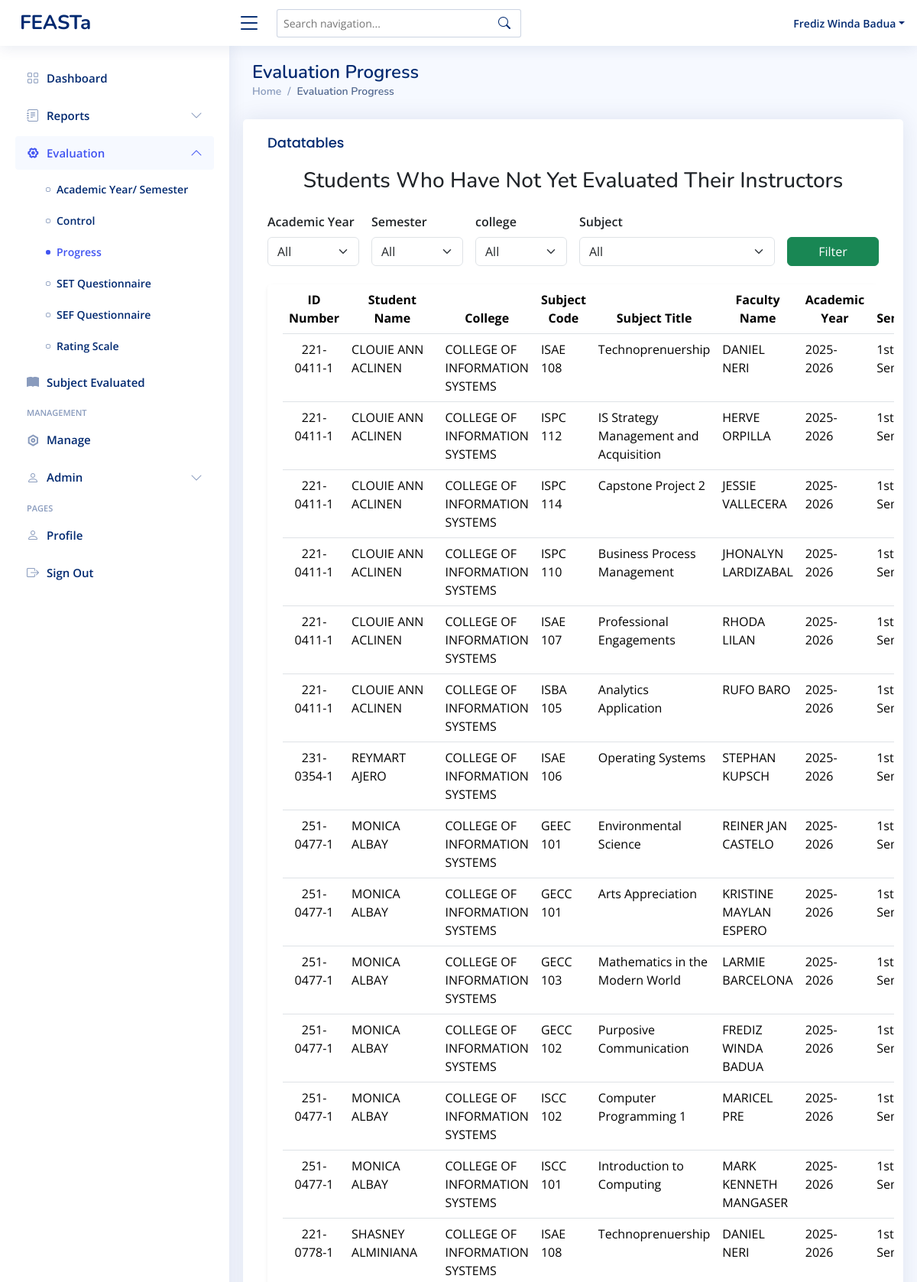
The page /superadmin-evaluationprogress.php (signed in, upper part) on the database its author committed.
### tables this page shows
CREATE TABLE `student_subject` (
  `idnumber` int(11) NOT NULL,
  `student_id` varchar(11) NOT NULL,
  `subject_code` varchar(11) NOT NULL,
  `academic_year` varchar(9) DEFAULT NULL,
  `semester` varchar(20) DEFAULT NULL,
  `faculty_id` varchar(11) DEFAULT NULL,
  `admin_id` varchar(50) DEFAULT NULL
);

CREATE TABLE `student` (
  `id` int(255) NOT NULL,
  `idnumber` varchar(255) NOT NULL,
  `first_name` varchar(50) NOT NULL,
  `mid_name` varchar(50) NOT NULL,
  `last_name` varchar(50) NOT NULL,
  `password` varchar(255) NOT NULL,
  `college` varchar(255) NOT NULL,
  `program` varchar(255) DEFAULT NULL,
  `section` varchar(11) DEFAULT NULL,
  `role` varchar(50) NOT NULL DEFAULT 'student'
);

CREATE TABLE `subject` (
  `idnumber` int(11) NOT NULL,
  `code` varchar(11) NOT NULL,
  `title` varchar(255) NOT NULL,
  `faculty_id` varchar(11) DEFAULT NULL,
  `admin_id` varchar(11) DEFAULT NULL,
  `college` varchar(255) DEFAULT NULL,
  `program` varchar(255) DEFAULT NULL
);

### superadmin-evaluationprogress.php (the view, shortened to what this page needs)
<?php
include 'conn/conn.php';
$college = isset($_GET['college']) && $_GET['college'] !== 'All' ? mysqli_real_escape_string($conn, $_GET['college']) : null;
$sql = " SELECT
    s.idnumber AS student_id,
    CONCAT(s.first_name, ' ', s.last_name) AS student_name,
    s.college AS student_college,
    subj.code AS subject_code,
    subj.title AS subject_title,
    f.idnumber AS faculty_id,
    CONCAT(f.first_name, ' ', f.last_name) AS faculty_name,
    ss.academic_year,
    ss.semester
FROM student_subject ss
INNER JOIN student s ON s.idnumber = ss.student_id
INNER JOIN subject subj ON subj.code = ss.subject_code
INNER JOIN faculty f ON f.idnumber = ss.faculty_id
LEFT JOIN evaluation e
    ON e.student_id = ss.student_id
    AND e.faculty_id = ss.faculty_id
    AND e.subject_code = ss.subject_code
    AND e.academic_year = ss.academic_year
    AND e.semester = ss.semester
WHERE e.id IS NULL  /* ❗ means student has not yet evaluated */ ";
$sql .= " ORDER BY s.last_name, s.first_name ASC";
$result = mysqli_query($conn, $sql);
?>
<!DOCTYPE html>
<html lang="en">
<head>
  <?php include 'head.php' ?>
</head>
<body>
  <?php include 'superadmin-header.php' ?>
  <?php include 'superadmin-sidebar.php' ?>
  <main id="main" class="main">
    <section class="section dashboard">
      <div class="row">
        <div class="pagetitle">
          <h1>Evaluation Progress</h1>
          <nav>
            <ol class="breadcrumb">
              <li class="breadcrumb-item"><a href="superadmin-dashboard.php">Home</a></li>
              <li class="breadcrumb-item active">Evaluation Progress</li>
            </ol>
          </nav>
        </div>
        <div class="card">
          <div class="card-body table-responsive">
            <h5 class="card-title">Datatables</h5>
            <h3 class="mb-4 text-center">Students Who Have Not Yet Evaluated Their Instructors</h3>
            <form method="get" class="row g-3 mb-4">
              <div class="col-md-2">
                <label for="year" class="form-label fw-semibold">Academic Year</label>
                <select class="form-select" name="year" id="year">
                  <option value="All">All</option>
                </select>
              </div>
              <div class="col-md-2">
                <label for="semester" class="form-label fw-semibold">Semester</label>
                <select class="form-select" name="semester" id="semester">
                  <option value="All">All</option>
                </select>
              </div>
              <div class="col-md-2">
                <label for="college" class="form-label fw-semibold">college</label>
                <select class="form-select" name="college" id="college">
                  <option value="All">All</option>
                </select>
              </div>
              <div class="col-md-4">
                <label for="subject" class="form-label fw-semibold">Subject</label>
                <select class="form-select" name="subject" id="subject">
                  <option value="All">All</option>
                </select>
              </div>
              <div class="col-md-2 d-flex align-items-end">
                <button type="submit" class="btn btn-success w-100">Filter</button>
              </div>
            </form>
            <div class="card shadow-sm">
              <div class="card-body">
                <table class="table datatable table-hover">
                  <thead class="table text-center">
                    <tr>
                      <th>ID Number</th>
                      <th>Student Name</th>
                      <th>College</th>
                      <th>Subject Code</th>
                      <th>Subject Title</th>
                      <th>Faculty Name</th>
                      <th>Academic Year</th>
                      <th>Semester</th>
                    </tr>
                  </thead>
                  <tbody>
                    <?php
                    if (mysqli_num_rows($result) > 0) {
                      while ($row = mysqli_fetch_assoc($result)) {
                        echo "<tr>
                                <td class='text-center'>{$row['student_id']}</td>
                                <td>{$row['student_name']}</td>
                                <td>{$row['student_college']}</td>
                                <td>{$row['subject_code']}</td>
                                <td>{$row['subject_title']}</td>
                                <td>{$row['faculty_name']}</td>
                                <td>{$row['academic_year']}</td>
                                <td>{$row['semester']}</td>
                                <td class='text-danger fw-bold text-center'>Not Evaluated</td>
                            </tr>";
                      }
                    } else {
                      echo "<tr><td colspan='9' class='text-center text-muted'>All students in {$college} have completed their evaluations.</td></tr>";
                    }
                    ?>
                  </tbody>
                </table>
              </div>
            </div>
          </div>
        </div>
      </div>
    </section>
  </main>
</body>
</html>

### assets/css/style.css (style rules this page uses)
:root { scroll-behavior: smooth; }
body { font-family: "Open Sans", sans-serif; background: #f6f9ff; color: #444444; }
a { color: #4154f1; text-decoration: none; }
h1, h2, h3, h4, h5, h6 { font-family: "Nunito", sans-serif; }
#main { margin-top: 60px; padding: 20px 30px; transition: all 0.3s; }
.pagetitle { margin-bottom: 10px; }
.pagetitle h1 { font-size: 24px; margin-bottom: 0; font-weight: 600; color: #012970; }
.card { margin-bottom: 30px; border: none; border-radius: 5px; box-shadow: 0px 0 30px rgba(1, 41, 112, 0.1); }
.card-title { padding: 20px 0 15px 0; font-size: 18px; font-weight: 500; color: #012970; font-family: "Poppins", sans-serif; }
.card-body { padding: 0 20px 20px 20px; }
.breadcrumb { font-size: 14px; font-family: "Nunito", sans-serif; color: #899bbd; font-weight: 600; }
.breadcrumb a { color: #899bbd; transition: 0.3s; }
.breadcrumb .breadcrumb-item::before { color: #899bbd; }
.breadcrumb .active { color: #51678f; font-weight: 600; }
@media (min-width: 1200px) { #main, #footer { margin-left: 300px; } }

### rows shown on the page
student_subject: student.idnumber "221-0411-1", student_name "CLOUIE ANN ACLINEN", student.college "COLLEGE OF INFORMATION SYSTEMS", subject.code "ISAE 108", subject.title "Technoprenuership", faculty_name "DANIEL NERI", academic_year "2025-2026", semester "1st…"
student_subject: student.idnumber "221-0411-1", student_name "CLOUIE ANN ACLINEN", student.college "COLLEGE OF INFORMATION SYSTEMS", subject.code "ISPC 112", subject.title "IS Strategy Management and Acquisition", faculty_name "HERVE ORPILLA", academic_year "2025-2026", semester "1st…"
student_subject: student.idnumber "221-0411-1", student_name "CLOUIE ANN ACLINEN", student.college "COLLEGE OF INFORMATION SYSTEMS", subject.code "ISPC 114", subject.title "Capstone Project 2", faculty_name "JESSIE VALLECERA", academic_year "2025-2026", semester "1st…"
student_subject: student.idnumber "221-0411-1", student_name "CLOUIE ANN ACLINEN", student.college "COLLEGE OF INFORMATION SYSTEMS", subject.code "ISPC 110", subject.title "Business Process Management", faculty_name "JHONALYN LARDIZABAL", academic_year "2025-2026", semester "1st…"
student_subject: student.idnumber "221-0411-1", student_name "CLOUIE ANN ACLINEN", student.college "COLLEGE OF INFORMATION SYSTEMS", subject.code "ISAE 107", subject.title "Professional Engagements", faculty_name "RHODA LILAN", academic_year "2025-2026", semester "1st…"
student_subject: student.idnumber "221-0411-1", student_name "CLOUIE ANN ACLINEN", student.college "COLLEGE OF INFORMATION SYSTEMS", subject.code "ISBA 105", subject.title "Analytics Application", faculty_name "RUFO BARO", academic_year "2025-2026", semester "1st…"
student_subject: student.idnumber "231-0354-1", student_name "REYMART AJERO", student.college "COLLEGE OF INFORMATION SYSTEMS", subject.code "ISAE 106", subject.title "Operating Systems", faculty_name "STEPHAN KUPSCH", academic_year "2025-2026", semester "1st…"
student_subject: student.idnumber "251-0477-1", student_name "MONICA ALBAY", student.college "COLLEGE OF INFORMATION SYSTEMS", subject.code "GEEC 101", subject.title "Environmental Science", faculty_name "REINER JAN CASTELO", academic_year "2025-2026", semester "1st…"
student_subject: student.idnumber "251-0477-1", student_name "MONICA ALBAY", student.college "COLLEGE OF INFORMATION SYSTEMS", subject.code "GECC 101", subject.title "Arts Appreciation", faculty_name "KRISTINE MAYLAN ESPERO", academic_year "2025-2026", semester "1st…"
student_subject: student.idnumber "251-0477-1", student_name "MONICA ALBAY", student.college "COLLEGE OF INFORMATION SYSTEMS", subject.code "GECC 103", subject.title "Mathematics in the Modern World", faculty_name "LARMIE BARCELONA", academic_year "2025-2026", semester "1st…"
student_subject: student.idnumber "251-0477-1", student_name "MONICA ALBAY", student.college "COLLEGE OF INFORMATION SYSTEMS", subject.code "GECC 102", subject.title "Purposive Communication", faculty_name "FREDIZ WINDA BADUA", academic_year "2025-2026", semester "1st…"
student_subject: student.idnumber "251-0477-1", student_name "MONICA ALBAY", student.college "COLLEGE OF INFORMATION SYSTEMS", subject.code "ISCC 102", subject.title "Computer Programming 1", faculty_name "MARICEL PRE", academic_year "2025-2026", semester "1st…"
student_subject: student.idnumber "251-0477-1", student_name "MONICA ALBAY", student.college "COLLEGE OF INFORMATION SYSTEMS", subject.code "ISCC 101", subject.title "Introduction to Computing", faculty_name "MARK KENNETH MANGASER", academic_year "2025-2026", semester "1st…"
student_subject: student.idnumber "221-0778-1", student_name "SHASNEY ALMINIANA", student.college "COLLEGE OF INFORMATION SYSTEMS", subject.code "ISAE 108", subject.title "Technoprenuership", faculty_name "DANIEL NERI", academic_year "2025-2026", semester "1st…"

### other values the page prints
$_SESSION['first_name'] "Frediz Winda"
$_SESSION['last_name'] "Badua"
